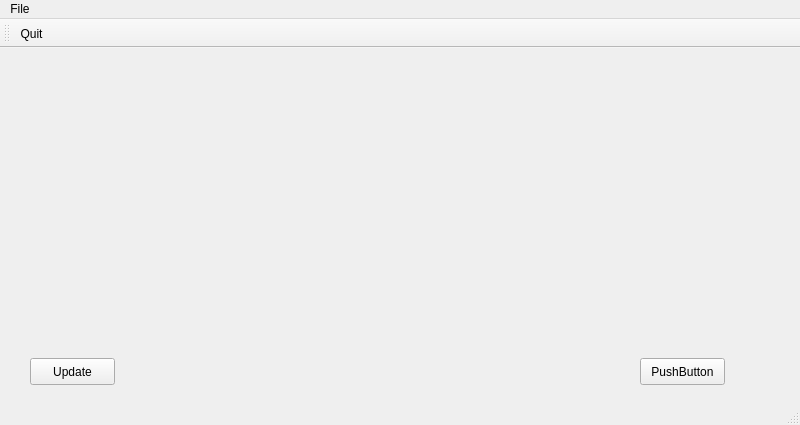
<?xml version="1.0" encoding="UTF-8"?>
<ui version="4.0">
 <class>MainWindow</class>
 <widget class="QMainWindow" name="MainWindow">
  <property name="geometry">
   <rect>
    <x>0</x>
    <y>0</y>
    <width>800</width>
    <height>425</height>
   </rect>
  </property>
  <property name="windowTitle">
   <string>Chicken Coop</string>
  </property>
  <widget class="QWidget" name="centralwidget">
   <widget class="QPushButton" name="updateAstral">
    <property name="geometry">
     <rect>
      <x>30</x>
      <y>310</y>
      <width>85</width>
      <height>27</height>
     </rect>
    </property>
    <property name="text">
     <string>Update</string>
    </property>
   </widget>
   <widget class="QPushButton" name="pushButton">
    <property name="geometry">
     <rect>
      <x>640</x>
      <y>310</y>
      <width>85</width>
      <height>27</height>
     </rect>
    </property>
    <property name="text">
     <string>PushButton</string>
    </property>
   </widget>
  </widget>
  <widget class="QMenuBar" name="menubar">
   <property name="geometry">
    <rect>
     <x>0</x>
     <y>0</y>
     <width>800</width>
     <height>27</height>
    </rect>
   </property>
   <widget class="QMenu" name="menuFile">
    <property name="title">
     <string>File</string>
    </property>
    <addaction name="actionQuit"/>
   </widget>
   <addaction name="menuFile"/>
  </widget>
  <widget class="QStatusBar" name="statusbar"/>
  <widget class="QToolBar" name="toolBar">
   <property name="windowTitle">
    <string>toolBar</string>
   </property>
   <attribute name="toolBarArea">
    <enum>TopToolBarArea</enum>
   </attribute>
   <attribute name="toolBarBreak">
    <bool>false</bool>
   </attribute>
   <addaction name="actionQuit"/>
  </widget>
  <action name="actionQuit">
   <property name="text">
    <string>Quit</string>
   </property>
  </action>
 </widget>
 <resources/>
 <connections/>
</ui>
